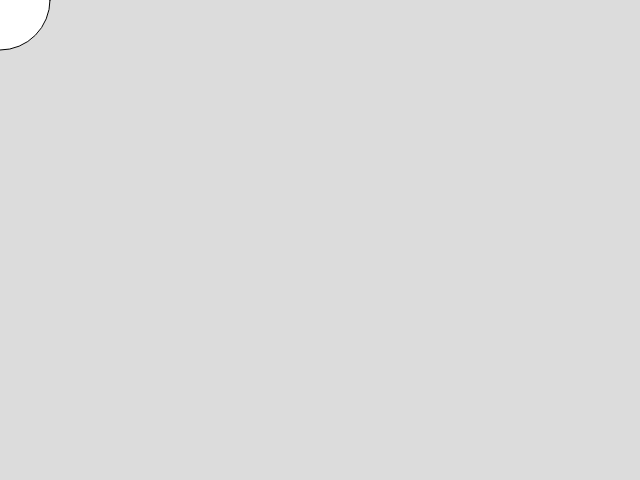
Frame 1 (no input)
Frame 60 (no input): identical to frame 1, image omitted
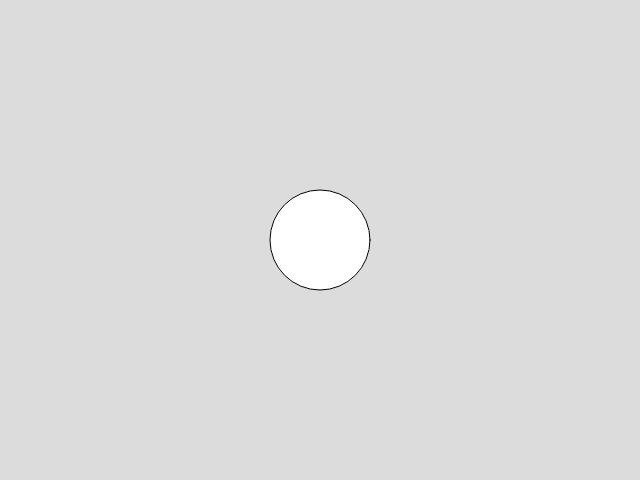
Frame 120 (the mouse pressed at the canvas centre since frame 60)

The p5.js sketch that drew these frames (run headless with seeded random() and noise() and a simulated clock; from frame 60 on, the mouse is pressed at the canvas centre):

// p5.js sketch
// ── sketch.js
//void = function
function setup() {
  createCanvas(640, 480); //사이즈
}

function draw() {
  background(220);
  circle(mouseX, mouseY, 100);
}
